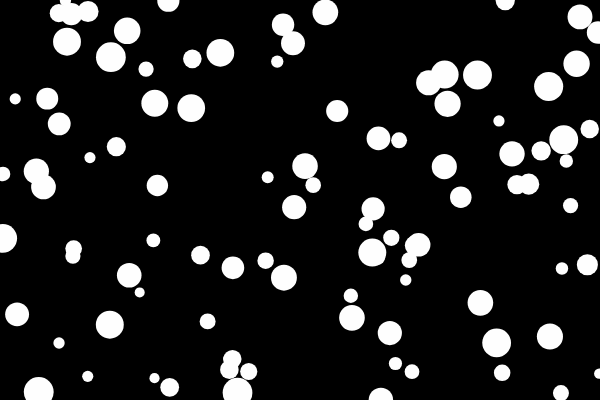
Frame 1 (no input)
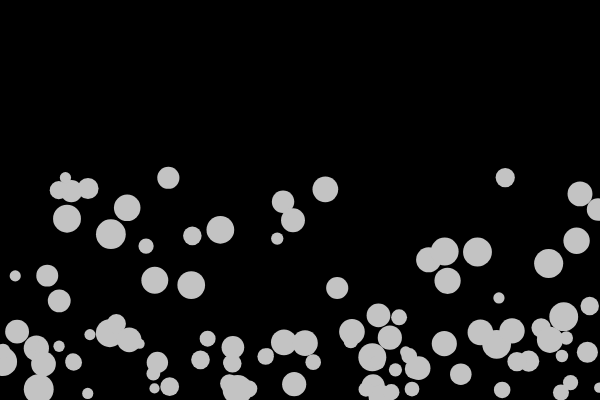
Frame 60 (no input)
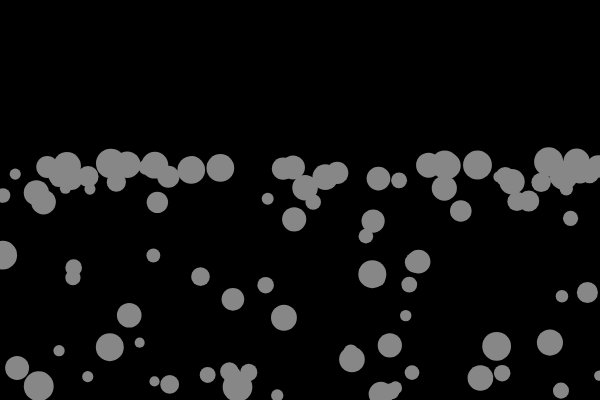
Frame 120 (the mouse pressed at the canvas centre since frame 60)

The p5.js sketch that drew these frames (run headless with seeded random() and noise() and a simulated clock; from frame 60 on, the mouse is pressed at the canvas centre):

// p5.js sketch
// ── sketch.js
/*
 * Basic  Drawing 基础图形绘画
 * Yuli Cai 蔡雨利
 */

// Example 5-2: class with parameters, separate class js file
// 示例5-2: 带参数的类的声明，单独类的js文件
// 翻译自 Dan Shiffman的示例， 注解：Yuli Cai 蔡雨利

let bubbles = [];
let bubbleNum = 100;
let gravity = 0.1;


function setup() {
    createCanvas(600, 400);
    noStroke();
    for (let i = 0; i < bubbleNum; i++) {
        let bubble = new Bubble();
        bubbles.push(bubble);
    }

}

function draw() {
    background(0);

    // 对每一个bubble进行操控
    for(let i = 0; i<bubbles.length;i++){
      bubbles[i].update(); 
      bubbles[i].display();
    }

    // 判断是不是所有bubble还是活着的
    // 去除生命周期已经结束的bubble
    for (let i = bubbles.length - 1; i >= 0; i--) {
        if (bubbles[i].isDead()) { //调用bubble自带的布尔函数功能来判断
            bubbles.splice(i, 1);
        }
    }



}

// ── bubble.js


// 一个与setup draw都分开的类
class Bubble {
    //每个类必有一个constructor, 里面是需要成立这个类的基本数据需求
    constructor(x, y, size) {
        // this是javascript类特有的语法
        // 在类里面只带这个类未来所绑定的变量
        // 每个在类里面的假设变量，都用this.来声明和引用
        this.x = random(width);
        this.y = random(height);
        this.size = random(10, 30);
        this.speed = 0;
        this.lifespan = 255;
        this.dead = false;
    }

    // constructor之后是这个类中所具有的功能
    // 不需要用function这个关键词进行声明了，只是语法上的不同，因为被封装在这个类里面
    display() {
        fill(this.lifespan);
        ellipse(this.x, this.y, this.size);
    }
    // 一个整体的更新迭代功能，针对需要变化的变量
    update() {
        this.y = this.y + this.speed; //程序的进行过程中，对变量进行更改
        this.speed = this.speed + gravity; //与全局变量的互动
        if (this.y >= (height - this.size / 2)) {
            this.speed = this.speed * (-0.95);
        }
        // 更新lifespan
        this.lifespan--;
    }

    // 一个判断泡泡生命周期是否结束的布尔函数
    isDead() {
        if (this.lifespan <= 0) this.dead = true;
        return this.dead; //函数返回布尔值，true or false
    }
}
